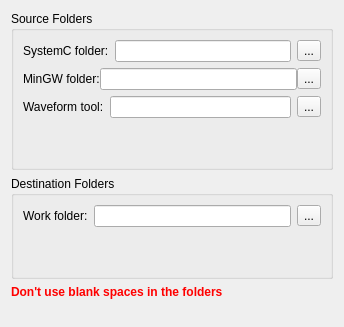
<?xml version="1.0" encoding="UTF-8"?>
<ui version="4.0">
 <class>FoldersConfigurationPage</class>
 <widget class="QWidget" name="FoldersConfigurationPage">
  <property name="geometry">
   <rect>
    <x>0</x>
    <y>0</y>
    <width>344</width>
    <height>327</height>
   </rect>
  </property>
  <property name="windowTitle">
   <string>Form</string>
  </property>
  <property name="locale">
   <locale language="English" country="UnitedStates"/>
  </property>
  <layout class="QVBoxLayout" name="verticalLayout_4" stretch="0,0,0,1">
   <item>
    <widget class="QGroupBox" name="groupBox">
     <property name="title">
      <string>Source Folders</string>
     </property>
     <layout class="QVBoxLayout" name="verticalLayout_3" stretch="0,0,0,1">
      <item>
       <layout class="QHBoxLayout" name="horizontalLayout">
        <item>
         <widget class="QLabel" name="label">
          <property name="text">
           <string>SystemC folder:</string>
          </property>
         </widget>
        </item>
        <item>
         <widget class="QLineEdit" name="lineEditSystemCFolder">
          <property name="clearButtonEnabled">
           <bool>true</bool>
          </property>
         </widget>
        </item>
        <item>
         <widget class="QToolButton" name="toolSystemCFolderSelect">
          <property name="text">
           <string>...</string>
          </property>
         </widget>
        </item>
       </layout>
      </item>
      <item>
       <widget class="QWidget" name="widgetMinGWOption" native="true">
        <layout class="QVBoxLayout" name="verticalLayout">
         <property name="spacing">
          <number>0</number>
         </property>
         <property name="leftMargin">
          <number>0</number>
         </property>
         <property name="topMargin">
          <number>0</number>
         </property>
         <property name="rightMargin">
          <number>0</number>
         </property>
         <property name="bottomMargin">
          <number>0</number>
         </property>
         <item>
          <layout class="QHBoxLayout" name="mingwLayout">
           <item>
            <widget class="QLabel" name="label_3">
             <property name="text">
              <string>MinGW folder:</string>
             </property>
            </widget>
           </item>
           <item>
            <widget class="QLineEdit" name="lineEditMinGWFolder">
             <property name="clearButtonEnabled">
              <bool>true</bool>
             </property>
            </widget>
           </item>
           <item>
            <widget class="QToolButton" name="toolMinGWFolderSelect">
             <property name="text">
              <string>...</string>
             </property>
            </widget>
           </item>
          </layout>
         </item>
        </layout>
       </widget>
      </item>
      <item>
       <layout class="QHBoxLayout" name="mingwLayout_2">
        <item>
         <widget class="QLabel" name="label_4">
          <property name="text">
           <string>Waveform tool:</string>
          </property>
         </widget>
        </item>
        <item>
         <widget class="QLineEdit" name="lineEditWaveformTool">
          <property name="clearButtonEnabled">
           <bool>true</bool>
          </property>
         </widget>
        </item>
        <item>
         <widget class="QToolButton" name="toolWaveformToolSelect">
          <property name="text">
           <string>...</string>
          </property>
         </widget>
        </item>
       </layout>
      </item>
      <item>
       <spacer name="verticalSpacer">
        <property name="orientation">
         <enum>Qt::Vertical</enum>
        </property>
        <property name="sizeHint" stdset="0">
         <size>
          <width>20</width>
          <height>40</height>
         </size>
        </property>
       </spacer>
      </item>
     </layout>
    </widget>
   </item>
   <item>
    <widget class="QGroupBox" name="groupBox_2">
     <property name="title">
      <string>Destination Folders</string>
     </property>
     <layout class="QVBoxLayout" name="verticalLayout_2" stretch="0,1">
      <item>
       <layout class="QHBoxLayout" name="horizontalLayout_2">
        <item>
         <widget class="QLabel" name="label_2">
          <property name="text">
           <string>Work folder:</string>
          </property>
         </widget>
        </item>
        <item>
         <widget class="QLineEdit" name="lineEditWorkFolder">
          <property name="clearButtonEnabled">
           <bool>true</bool>
          </property>
         </widget>
        </item>
        <item>
         <widget class="QToolButton" name="toolButtonWorkFolder">
          <property name="text">
           <string>...</string>
          </property>
         </widget>
        </item>
       </layout>
      </item>
      <item>
       <spacer name="verticalSpacer_2">
        <property name="orientation">
         <enum>Qt::Vertical</enum>
        </property>
        <property name="sizeHint" stdset="0">
         <size>
          <width>20</width>
          <height>40</height>
         </size>
        </property>
       </spacer>
      </item>
     </layout>
    </widget>
   </item>
   <item>
    <widget class="QLabel" name="label_5">
     <property name="font">
      <font>
       <weight>75</weight>
       <bold>true</bold>
      </font>
     </property>
     <property name="text">
      <string>&lt;html&gt;&lt;head/&gt;&lt;body&gt;&lt;p&gt;&lt;span style=&quot; color:#ff0000;&quot;&gt;Don't use blank spaces in the folders&lt;/span&gt;&lt;/p&gt;&lt;/body&gt;&lt;/html&gt;</string>
     </property>
    </widget>
   </item>
   <item>
    <spacer name="verticalSpacer_3">
     <property name="orientation">
      <enum>Qt::Vertical</enum>
     </property>
     <property name="sizeHint" stdset="0">
      <size>
       <width>20</width>
       <height>40</height>
      </size>
     </property>
    </spacer>
   </item>
  </layout>
 </widget>
 <resources/>
 <connections/>
</ui>
